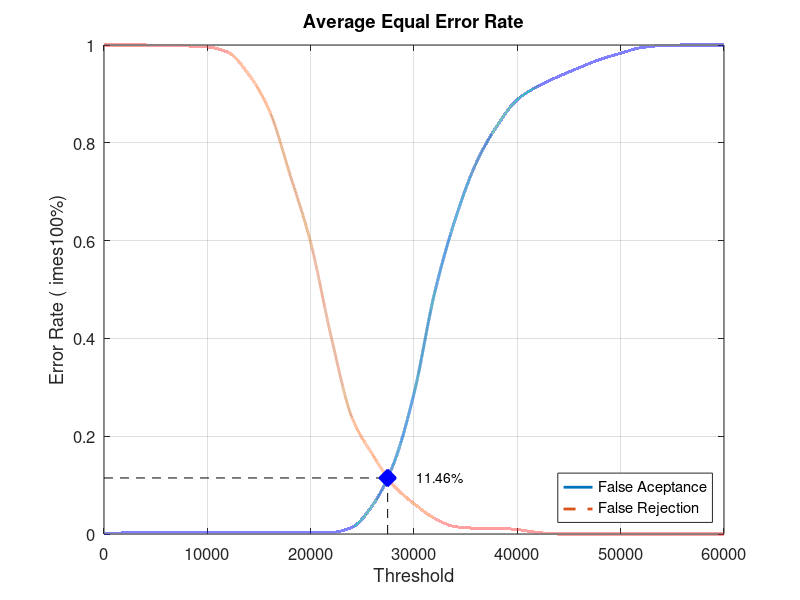
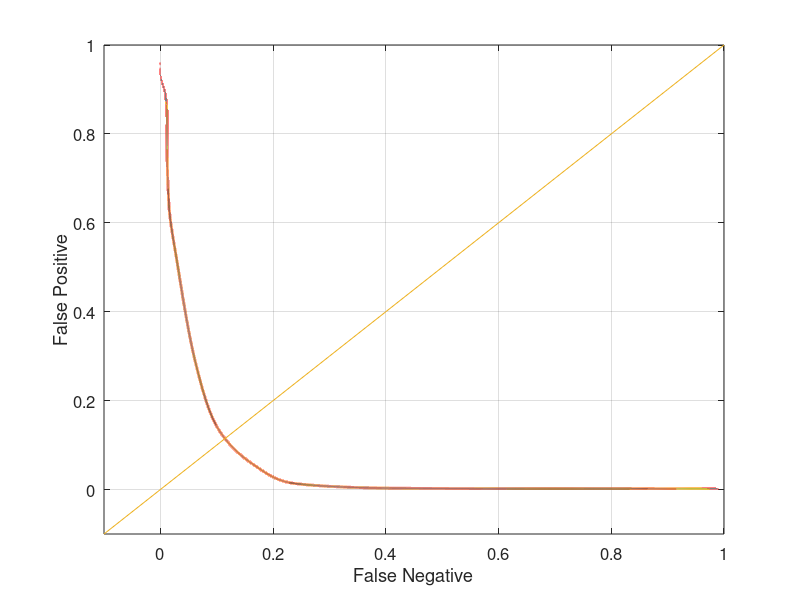

These figures' MATLAB source, in order:
close all;
clear;
clc;
x = 0:2000:60000;
xq = 0:0.5:60000;

y0 = [0 0.00210526 0.00210526 0.00210526 0.00210526 0.00210526 0.00210526 0.00210526 0.00210526 0.00210526 0.00210526 0.0031579 0.0136842 0.0589474 0.142105 0.287368 0.493684 0.644211 0.757895 0.833684 0.888421 0.915789 0.935789 0.953684 0.970526 0.983158 0.994737 0.998947 1 1 1]
yy0 = interp1(x, y0, xq, 'pchip');
y1 = [1 1 1 0.998 0.998 0.996 0.985 0.94 0.866 0.735 0.596 0.402 0.238 0.162 0.1 0.062 0.032 0.015 0.012 0.012 0.009 0.003 0 0 0 0 0 0 0 0 0]
yy1 = interp1(x, y1, xq, 'pchip');

% Calculating EER: 
y2 = abs(y0 - y1);
find(y2 == min(y2))
yy2 = abs(yy0 - yy1);
xEER = find(yy2 == min(yy2));
xEERIndex = xq(xEER) % X-axis EER
yEER = yy0(xEER) % Y-axis EER

main = figure
plot(xq, yy0,'-','LineWidth', 2);	hold on
plot(xq, yy1,'--','LineWidth', 2);	hold on
plot([xEERIndex xEERIndex], [0 yEER], 'k--');	hold on
plot([0 xEERIndex], [yEER yEER], 'k--');	hold on
plot(xEERIndex, yEER, 'bx', 'LineWidth', 10);	hold on
text(xEERIndex + 10 * xEERIndex / 100, yEER, [num2str(round((10000 * yEER)) / 100) '%'])
legend('False Aceptance', 'False Rejection', 'Location', 'SouthEast')
xlabel('Threshold')
ylabel('Error Rate (	imes100%)')
title('Average Equal Error Rate')
set(gca, 'FontSize', 12)
axis([0 60000 0 1])
grid on

print(main, 'Database1AverageMain', '-dpng');
FNRxFPR = figure('Color', [1 1 1]);
plot(yy1, yy0, '-', yy1, yy0, 'LineWidth', 2);
hold on
y = -0.1:0.1:1
plot(y, y); 
set(gca, 'FontSize', 12)
xlabel('False Negative')
ylabel('False Positive')
axis([-0.1 1 -0.1 1])
set(gca, 'FontSize', 12)
grid on

print(FNRxFPR, 'Database1AverageFNRxFPR','-dpng');
